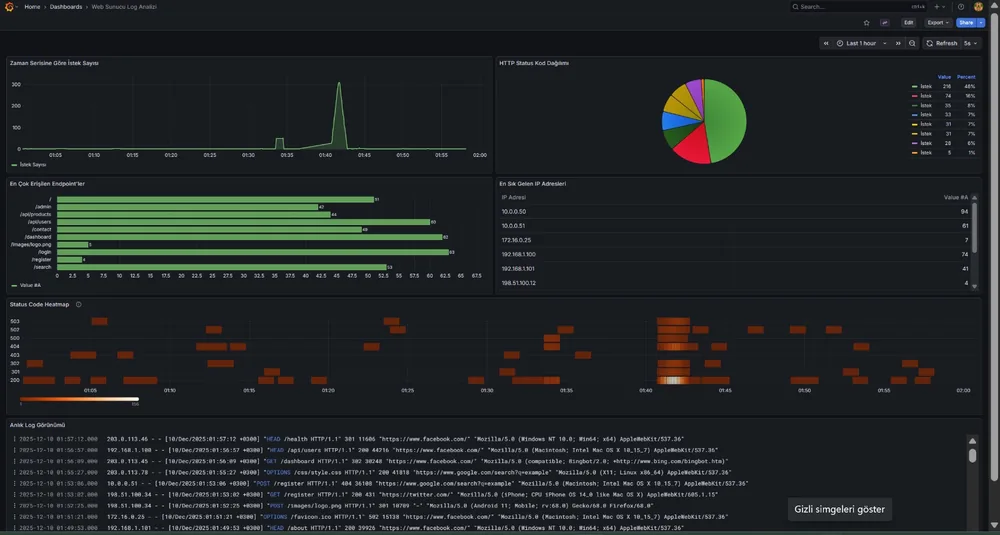
#> input picture project-assets/web/archive/bigdata.webp, 1000 x 535 px, given in place of kurba_siparis.png, which was not available
$ python optimize_images.py
#> lines starting #> are read from the running program, lines starting #| are printed output that depends on the picture; after the words box and inside, x2 and y2 are one past the last pixel; in counts of white or black regions, pixels touching at a corner belong together; pictures that were not available may be replaced by others from this repository, and a replacement may not be noted
"""Site görsellerinin WebP kopyalarını project-assets/web/ altına üretir; orijinallere dokunmaz.

Yeni görsel: IMAGES listesine ekle ve çalıştır →  python tools/optimize_images.py
"""
from pathlib import Path

from PIL import Image

ROOT = Path(__file__).resolve().parent.parent / "project-assets"
OUT = ROOT / "web"
GAME = "oyun-assets/assets/"

# (kaynak, hedef, en büyük genişlik, kenar boşluklarını kırp[, kırpma kutusu])
IMAGES = [
    ("hero/image.png", "hero.webp", 1400, False),
    ("konsol-cozy.png", "konsol.webp", 992, False),  # Cozy Cafe videosunun oynadığı konsol
    ("hero/veda.png", "contact.webp", 1000, True),  # iletişim bölümündeki veda çizimi
    # Sertifikalar
    ("yzta-finalist.jpg", "certs/yzta-finalist.webp", 1000, False),
    ("yzta-bootcamp.jpg", "certs/yzta-bootcamp.webp", 1000, False),
    ("girisimcilik.jpg", "certs/girisimcilik.webp", 1000, False),
    ("web-gelistirme.png", "certs/web-gelistirme.webp", 1000, False),
    ("google-proje-yonetimi.jpeg", "certs/google-proje-yonetimi.webp", 1000, False),
    ("kotlin.jpg", "certs/kotlin.webp", 1000, False),
    ("ankara-btk-hackathon.jpg", "certs/btk-hackathon.webp", 1000, False),
    ("pupilica-hackathon.jpg", "certs/pupilica-hackathon.webp", 1000, False),
    ("hackathon.jpg", "certs/yzta-hackathon.webp", 1000, False),
    # Logolar
    ("sau.png", "logos/sau.webp", 360, True),
    ("argede.png", "logos/argede.webp", 360, True),
    ("google-yzta.png", "logos/google-yzta.webp", 420, True),
    ("turktraktor.png", "logos/turktraktor.webp", 360, True),
    ("bilisimvadisi.png", "logos/bilisimvadisi.webp", 360, True),
    # Öne çıkan projeler
    ("facepalsy/yuzfelci-phone.png", "projects/facial-phone1.webp", 420, True),
    ("facepalsy/yuzfelci-phone2.png", "projects/facial-phone2.webp", 420, True),
    ("facepalsy/Ekran görüntüsü 2025-12-21 193024.png", "projects/facial-screen1.webp", 1200, False),
    ("facepalsy/facepalsy3 (1).png", "projects/facial-screen2.webp", 1200, False),
    ("facepalsy/facepalsy3 (2).png", "projects/facial-screen3.webp", 1200, False),
    ("ocr/ocr-cover.png", "projects/ocr-cover.webp", 1400, False),
    ("ocr/ocr-duzenle.png", "projects/ocr-duzenle.webp", 1400, False),  # gizlilik: PRIVATE_AREAS
    ("ocr/ocr-karsilastir.png", "projects/ocr-karsilastir.webp", 1400, False),
    ("dermai/dermai-cover.jpg", "projects/dermai-cover.webp", 1400, False),
    ("dermai/dermai-chat.jpg", "projects/dermai-chat.webp", 1400, False),
    ("dermai/dermai-alanlar.jpg", "projects/dermai-alanlar.webp", 1400, False),
    ("ieltsgo/ieltsgo-cover.png", "projects/ieltsgo-cover.webp", 1400, False),
    ("ieltsgo/ieltsgo-homepage.png", "projects/ieltsgo-homepage.webp", 1400, False),
    ("ieltsgo/moduls.png", "projects/ieltsgo-moduls.webp", 1400, False),
    ("ieltsgo/test.png", "projects/ieltsgo-test.webp", 1400, False),
    ("ieltsgo/deneme.png", "projects/ieltsgo-deneme.webp", 1400, False),
    ("ieltsgo/sonuc.png", "projects/ieltsgo-sonuc.webp", 1400, False),
    ("ieltsgo/dashboard.png", "projects/ieltsgo-dashboard.webp", 1400, False),
    ("cozzy/cozzy-cover.png", "projects/cozzy-cover.webp", 960, False),
    ("cozzy/cozzy.png", "projects/cozzy.webp", 960, False),
    ("cozzy/mutfak.png", "projects/cozzy-mutfak.webp", 960, False),
    ("cozzy/bahce.png", "projects/cozzy-bahce.webp", 960, False),
    # Arşiv projeleri
    ("bigdata.jpg", "archive/bigdata.webp", 1000, False),
    ("bulanik-seker.png", "archive/bulanik-seker.webp", 1000, False),
    ("dfa.png", "archive/dfa.webp", 1000, False),
    ("IOT.png", "archive/iot.webp", 1000, False),
    ("IOT-cop.png", "archive/iot-cop.webp", 1000, False),
    ("isletim-sis.png", "archive/isletim-sis.webp", 1000, False),
    ("kuafor3.png", "archive/kuafor-hizmetler.webp", 1000, False),
    ("github-repo-analizi.png", "archive/github-repo-analizi.webp", 800, False),
    ("yeme-zinciri.png", "archive/yeme-zinciri.webp", 800, False),
    ("carpisma.png", "archive/carpisma.webp", 1000, False),
    ("music-veritabani1.png", "archive/muzik-1.webp", 1000, False),
    ("music-veritabani2.png", "archive/muzik-2.webp", 1000, False),
    ("music-veritabani3.png", "archive/muzik-3.webp", 1000, False),
    ("kuafor2.png", "archive/kuafor-anasayfa.webp", 1000, False),
    ("kuafor1.png", "archive/kuafor-randevu.webp", 1000, False),
    ("kisisel-web.png", "archive/kisisel-web.webp", 1000, False),
    ("medikal.png", "archive/medikal.webp", 1000, False),
    ("simulasyon.png", "archive/simulasyon.webp", 1000, False),
    ("tcp.png", "archive/tcp.webp", 1000, False),
    ("travel.png", "archive/travel.webp", 1000, False),
    ("vy-sayi-altigen.png", "archive/vy-sayi-altigen.webp", 1000, False),
    ("vy-sekil-listesi.png", "archive/vy-sekil-listesi.webp", 1000, False),
]


# Web kopyasında pikselleştirilen kişisel bilgi alanları (T.C. no, kimlik kartı, sonuç paneli).
# Orijinal görsel pikselleri: (sol, üst, sağ, alt)
PRIVATE_AREAS = {
    "ocr/ocr-cover.png": [(880, 512, 1162, 578), (1915, 570, 2510, 960), (1890, 1150, 2455, 1560)],
    "ocr/ocr-duzenle.png": [(1512, 770, 2495, 1392)],
}


# [10 lines left out: function hide_private, not called in this run]


def trim(image: Image.Image) -> Image.Image:
    """Saydam ya da beyaz kenar boşluklarını kırpar."""
    rgba = image.convert("RGBA")
    box = rgba.getchannel("A").getbbox()
    if box and box != (0, 0, *rgba.size):
        return rgba.crop(box)
    background = Image.new("RGB", rgba.size, rgba.convert("RGB").getpixel((0, 0)))
    from PIL import ImageChops
    diff = ImageChops.difference(rgba.convert("RGB"), background).convert("L").point(lambda v: 255 if v > 12 else 0)
    box = diff.getbbox()
    return rgba.crop(box) if box else rgba


def make_favicon() -> None:
    """Site ikonu: kurbağa sipariş sprite'ının ilk karesi, kare tuvale ortalanmış ve keskin büyütülmüş."""
    sheet = Image.open(ROOT / GAME / "kurba_siparis.png").convert("RGBA")
    frame_width = sheet.width // 3
    frame = trim(sheet.crop((0, 0, frame_width, sheet.height)))
    side = max(frame.size)
    square = Image.new("RGBA", (side, side), (0, 0, 0, 0))
    square.paste(frame, ((side - frame.width) // 2, (side - frame.height) // 2))
    for size in (32, 180):
        icon = square.resize((size, size), Image.NEAREST)
        destination = OUT / f"favicon-{size}.png"
        icon.save(destination, "PNG")
        print(f"{destination.name:38} {size}x{size}")


def main() -> None:
    make_favicon()
#> in trim, `rgba = image.convert("RGBA")`:
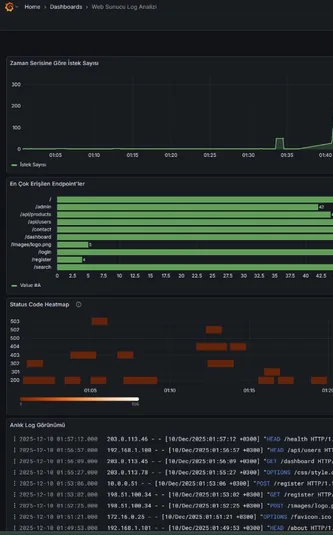
#> rgba: PIL image 333x535 RGBA; mean R, G, B, A 35.2, 42.3, 40.1, 255
#> in trim, `box = rgba.getchannel("A").getbbox()`: box = (0, 0, 333, 535)
#> in trim, `background = Image.new("RGB", rgba.size, rgba.convert("RGB").getpixel(..`:
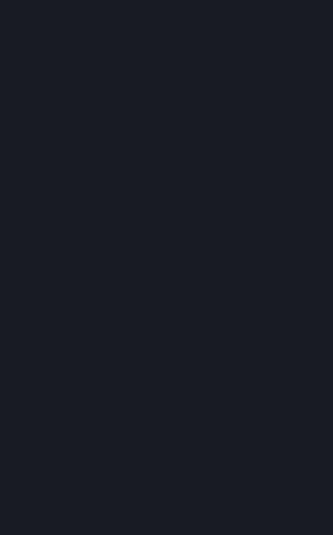
#> background: PIL image 333x535 RGB; mean R, G, B 26, 27, 38
#> in trim, `diff = ImageChops.difference(rgba.convert("RGB"), background).convert(..`:
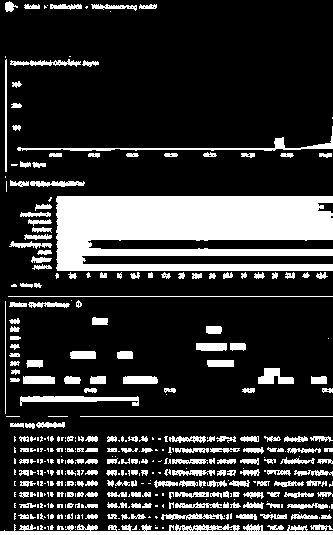
#> diff: PIL image 333x535 L; 20.2% white; 403 white regions (192 under 20 px), largest, box (x1, y1, x2, y2) and area: (56, 196, 333, 271) 16465, (0, 524, 333, 535) 2178, (17, 126, 333, 151) 869
#> in trim, `box = diff.getbbox()`: box = (0, 1, 333, 535)
#> in trim, `return rgba.crop(box) if box else rgba`:
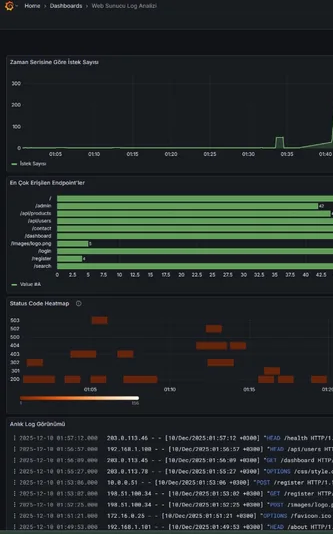
#> returned value: PIL image 333x534 RGBA; mean R, G, B, A 35.2, 42.4, 40.1, 255
#> in make_favicon, `square = Image.new("RGBA", (side, side), (0, 0, 0, 0))`: square: PIL image 534x534 RGBA; every value is 0
#> in make_favicon, `square.paste(frame, ((side - frame.width) // 2, (side - frame.height) ..`:
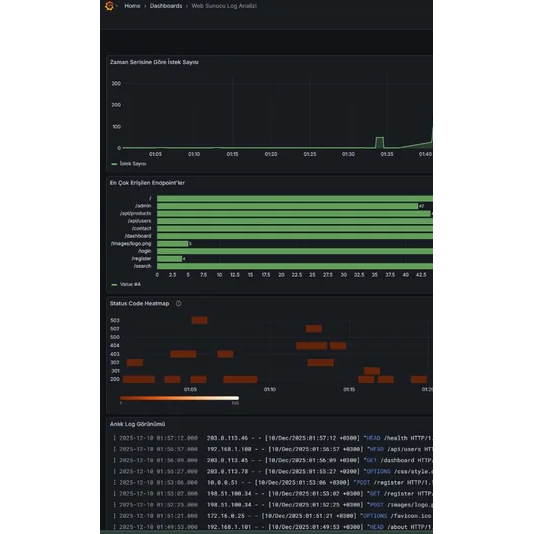
#> square: PIL image 534x534 RGBA; mean R, G, B, A 22, 26.4, 25, 159; transparent parts drawn white
#> the loop in make_favicon, `for size in (32, 180):` made 2 passes
#> pass 2, in make_favicon, `icon = square.resize((size, size), Image.NEAREST)`:
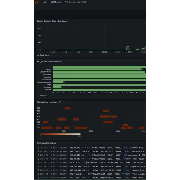
#> icon: PIL image 180x180 RGBA; mean R, G, B, A 21.8, 26.2, 24.8, 158.7; transparent parts drawn white
    for source, target, max_width, should_trim, *crop in IMAGES:
        image = Image.open(ROOT / source)
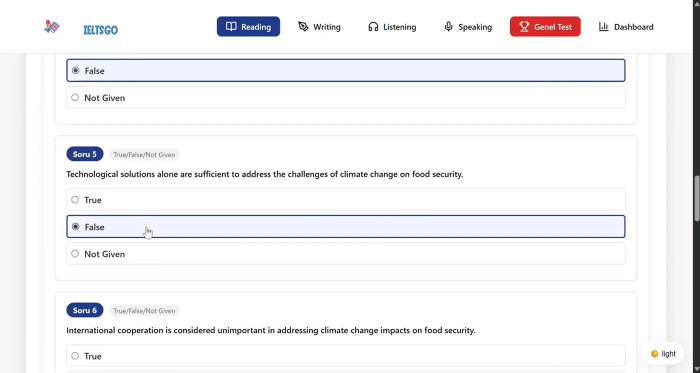
#> input picture project-assets/web/projects/ieltsgo-test.webp, 1400 x 746 px, given in place of image.png, which was not available (shown at 1/2 size)
#> image is the input picture: PIL image 1400x746 RGB; mean R, G, B 243.1, 243, 244.8
        if crop:
            image = image.crop(crop[0])
        image = trim(image) if should_trim else image.convert("RGBA")
#> image: PIL image 1400x746 RGBA
        if source in PRIVATE_AREAS:
            image = hide_private(image, PRIVATE_AREAS[source])
        if image.width > max_width:
            image = image.resize((max_width, round(image.height * max_width / image.width)), Image.LANCZOS)
        if image.getchannel("A").getextrema() == (255, 255):
            image = image.convert("RGB")
        destination = OUT / target
        destination.parent.mkdir(parents=True, exist_ok=True)
        image.save(destination, "WEBP", quality=82, method=6)
        print(f"{target:38} {image.width}x{image.height}  {destination.stat().st_size // 1024} KB")
#| hero.webp                              1400x746  259 KB
    make_mockups()


# ---------------------------------------------------------------------------
# Cihaz mockup'ları: ekran görüntüsü çerçevenin ekranını doldurur (üstten hizalı).
# Kaynak web/ kopyalarıdır, OCR maskesi korunur.
# (cihaz dosyası, çıktı genişliği)
DEVICES = {
    "iphone": ("iphone.png", 420),  # yüz felci projesinin telefonu
    "laptop": ("laptop.png", 1100),
    "console": ("konsol-cozy.png", 760),
}
# (cihaz, kaynak web görseli, hedef)
MOCKUPS = [
    ("console", "projects/cozzy-bahce.webp", "mockups/cozy-console.webp"),
    ("laptop", "projects/ocr-cover.webp", "mockups/ocr-laptop.webp"),
    ("laptop", "projects/dermai-cover.webp", "mockups/dermai-laptop.webp"),
    ("laptop", "projects/ieltsgo-homepage.webp", "mockups/ieltsgo-laptop.webp"),
    ("iphone", "projects/facial-phone1.webp", "mockups/facial-iphone1.webp"),
    ("iphone", "projects/facial-phone2.webp", "mockups/facial-iphone2.webp"),
]


# [36 lines left out: functions load_device, make_mockups, not called in this run]


if __name__ == "__main__":
#> (the run stopped early here; a loop or call above may not have finished)
